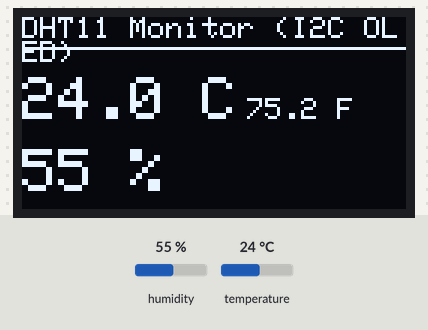
Bench run of a sketch on a simulated ESP32. On the bench: 128×64 one-colour display. The inputs (shaded band) are chosen by the test bench; at power-on: humidity 55 %, temperature 24 °C. What the sketch prints to the serial monitor is not drawn.

Above: at 2.6 s.
2.7 s: humidity set to 22 %
At 6.4 s:
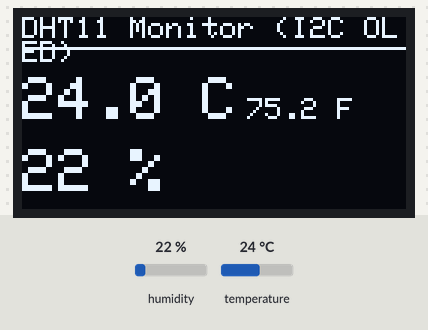
7.7 s: temperature set to 12 °C
At 10.6 s:
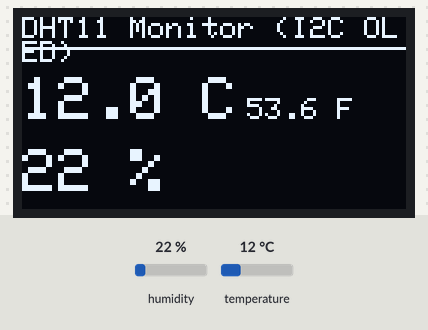
12.7 s: humidity set to 40 %
At 14.8 s:
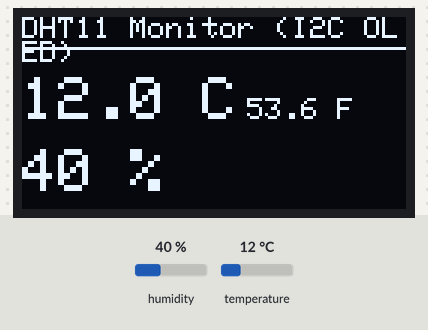
17.7 s: temperature set to 19 °C
At 19.1 s:
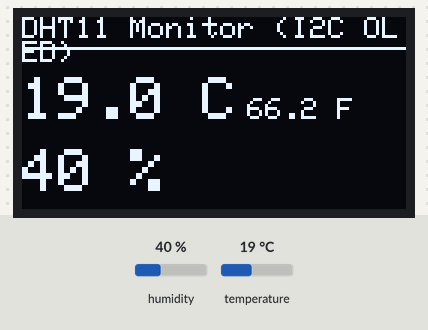
Timing chart, 0 to 20.7 s (numbered marks = the images above; inputs shaded):
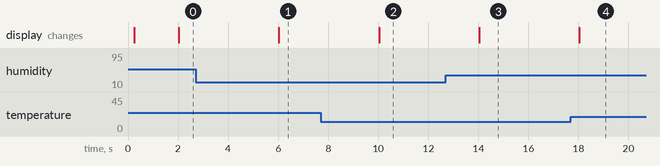

The sketch:

esp32_dht11_oled_i2c.ino
```cpp
// Activity #4
// 4.1 DHT11 Monitoring Using OLED Display

#include <Wire.h>
#include <Adafruit_GFX.h>
#include <Adafruit_SSD1306.h>
#include <DHT.h>

// ---------- Pin / Device Definitions ----------
#define DHT_PIN   32
#define WOKWI_SIM

#ifdef WOKWI_SIM
  #define DHT_TYPE  DHT22
#else
  #define DHT_TYPE  DHT11
#endif

#define SCREEN_WIDTH   128
#define SCREEN_HEIGHT  64
#define OLED_RESET     -1     // No dedicated reset pin (shares ESP32 reset)
#define SCREEN_ADDRESS 0x3C  // Change to 0x3D if display stays blank

// ---------- Timing ----------
const unsigned long READ_INTERVAL_MS = 2000; // DHT11 min. sampling interval
unsigned long lastReadTime = 0;

// ---------- Objects ----------
DHT dht(DHT_PIN, DHT_TYPE);
Adafruit_SSD1306 display(SCREEN_WIDTH, SCREEN_HEIGHT, &Wire, OLED_RESET);

void setup() {
  Serial.begin(115200);
  delay(200);

  dht.begin();

  // Initialize I2C on the default ESP32 pins (SDA=21, SCL=22)
  Wire.begin(33, 25);

  if (!display.begin(SSD1306_SWITCHCAPVCC, SCREEN_ADDRESS)) {
    Serial.println(F("OLED init failed - check wiring/address."));
    while (true) { delay(1000); } // halt: nothing useful to do without display
  }

  display.clearDisplay();
  display.setTextColor(SSD1306_WHITE);
  display.setTextSize(1);
  display.setCursor(0, 0);
  display.println(F("DHT11 + OLED Monitor"));
  display.println(F("Initializing..."));
  display.display();
  delay(1000);
}

void loop() {
  unsigned long now = millis();

  if (now - lastReadTime >= READ_INTERVAL_MS) {
    lastReadTime = now;

    float humidity    = dht.readHumidity();
    float temperatureC = dht.readTemperature();        // Celsius
    float temperatureF = dht.readTemperature(true);    // Fahrenheit

    if (isnan(humidity) || isnan(temperatureC)) {
      Serial.println(F("Failed to read from DHT11 sensor."));
      showError();
      return;
    }

    // Log to Serial Monitor
    Serial.print(F("Humidity: "));
    Serial.print(humidity);
    Serial.print(F(" %  Temp: "));
    Serial.print(temperatureC);
    Serial.print(F(" C / "));
    Serial.print(temperatureF);
    Serial.println(F(" F"));

    showReadings(temperatureC, temperatureF, humidity);
  }
}

void showReadings(float tempC, float tempF, float hum) {
  display.clearDisplay();

  display.setTextSize(1);
  display.setCursor(0, 0);
  display.println(F("DHT11 Monitor (I2C OLED)"));
  display.drawLine(0, 10, SCREEN_WIDTH, 10, SSD1306_WHITE);

  display.setTextSize(2);
  display.setCursor(0, 20);
  display.print(tempC, 1);
  display.print(F(" C"));

  display.setCursor(0, 44);
  display.print(hum, 0);
  display.print(F(" %"));

  display.setTextSize(1);
  display.setCursor(75, 27);
  display.print(tempF, 1);
  display.print(F(" F"));

  display.display();
}

void showError() {
  display.clearDisplay();
  display.setTextSize(1);
  display.setCursor(0, 0);
  display.println(F("DHT11 Monitor"));
  display.drawLine(0, 10, SCREEN_WIDTH, 10, SSD1306_WHITE);
  display.setCursor(0, 25);
  display.println(F("Sensor read error!"));
  display.println(F("Check wiring."));
  display.display();
}
```

Measured:
- after the input at 2.7 s, the display: changes after 3.3 s (image 1)
- after the input at 7.7 s, the display: changes after 2.3 s (image 2)
- after the input at 12.7 s, the display: changes after 1.3 s (image 3)
- after the input at 17.7 s, the display: changes after 0.33 s (image 4)
